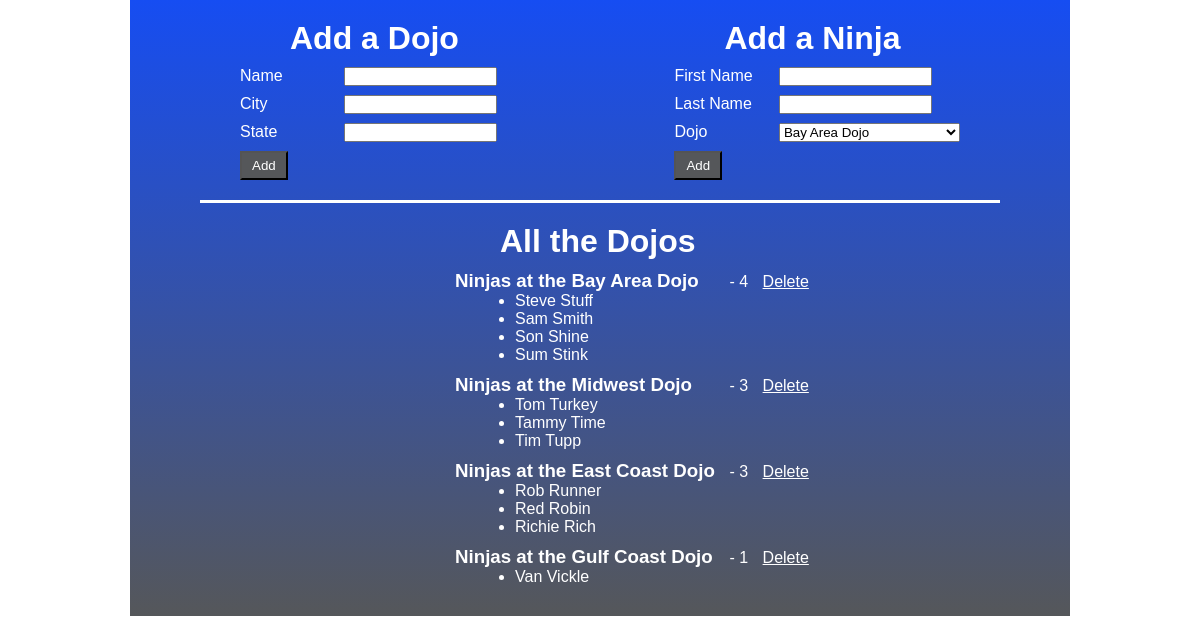
The page / on the database its author committed.
### dojo_ninjas_app/models.py (models this page shows)
class Dojo(models.Model):
    name=models.CharField(max_length=255)
    city=models.CharField(max_length=255)
    state=models.CharField(max_length=255)
    desc=models.TextField(default='old dojo')
    created_at=models.DateTimeField(auto_now_add=True)
    updated_at=models.DateTimeField(auto_now=True)

class Ninja(models.Model):
    first_name=models.CharField(max_length=255)
    last_name=models.CharField(max_length=255)
    dojo_id=models.ForeignKey(Dojo, related_name='all_students', on_delete=models.CASCADE)
    created_at=models.DateTimeField(auto_now_add=True)
    updated_at=models.DateTimeField(auto_now=True)

### dojo_ninjas_app/views.py (the view)
# urls.py: path('', views.index),
def index(request):
    context ={
        'dojos': Dojo.objects.all(),
    }
    return render(request, 'index.html', context)

### dojo_ninjas_app/templates/index.html (shortened to what this page needs)
<!DOCTYPE html>
<html lang="en">
<head>
    {% load static %}
    <link rel='stylesheet' href="{% static 'style.css' %}">
</head>
<body>
    <div id='wrapper'>
        <div class='form_section'>
            <h1>Add a Dojo</h1>
            <form action='/create_dojo' method='POST'>
                <label>Name</label>
                <input type='text' name='name'><br>
                <label>City</label>
                <input type='text' name='city'><br>
                <label>State</label>
                <input type='text' name='state'><br>
                <input type='submit' class ='add_button' value='Add'>
            </form>
        </div>
        <div class='form_section'>
            <h1>Add a Ninja</h1>
            <form action='/create_ninja' method='POST'>
                <label>First Name</label>
                <input type='text' name='first_name'><br>
                <label>Last Name</label>
                <input type='text' name='last_name'><br>
                <label>Dojo</label>
                <select name='dojo'>
                    {% for dojo in dojos %}
                    <option value='{{dojo.id}}'>{{dojo.name}} Dojo</option>
                    {% endfor %}
                </select><br>
                <input type='submit' class='add_button' value='Add'>
            </form>
        </div>
        <div id='display_dojos'>
            <h1>All the Dojos</h1>
            {% for dojo in dojos  %}
            <h3>Ninjas at the {{dojo.name}} Dojo</h3>
            <p> - {{dojo.all_students.count}}</p>
            <a href="/delete/{{dojo.id}}">Delete</a>
            <ul>
                {% for ninja in dojo.all_students.all %}
                <li>{{ninja.first_name}} {{ninja.last_name}}</li>
                {% endfor %}
            </ul>
            {% endfor %}
        </div>
    </div>
</body>
</html>

### dojo_ninjas_app/static/style.css (style rules this page uses)
* { margin: 0; padding: 0; color: white; font-family: Geneva, Tahoma, sans-serif; }
#wrapper { width: 900px; margin: 0 auto; background-image: linear-gradient(#164df2, #55575a); padding: 20px; }
.form_section { width: 340px; display: inline-block; margin-left: 90px; margin-bottom: 20px; }
h1 { margin-left: 50px; padding-bottom: 10px; }
label { display: inline-block; width: 100px; margin-bottom: 10px; }
input, select { color: black; }
select { width: 181px; }
.add_button { background-color: #55575a; padding: 5px 10px; color: white; }
#display_dojos { border-top: 3px solid white; width: 800px; margin: 0 auto; padding-top: 20px; }
#display_dojos h1 { margin-left: 300px; }
h3 { margin-left: 255px; display: inline-block; font-weight: bolder; width: 270px; }
p { display: inline-block; margin-right: 10px; }
ul { margin-left: 315px; margin-bottom: 10px; }

### rows shown on the page
Dojo: name "Bay Area", all_students.count "4"
Ninja: first_name "Steve", last_name "Stuff"
Ninja: first_name "Sam", last_name "Smith"
Ninja: first_name "Son", last_name "Shine"
Ninja: first_name "Sum", last_name "Stink"
Dojo: name "Midwest", all_students.count "3"
Ninja: first_name "Tom", last_name "Turkey"
Ninja: first_name "Tammy", last_name "Time"
Ninja: first_name "Tim", last_name "Tupp"
Dojo: name "East Coast", all_students.count "3"
Ninja: first_name "Rob", last_name "Runner"
Ninja: first_name "Red", last_name "Robin"
Ninja: first_name "Richie", last_name "Rich"
Dojo: name "Gulf Coast", all_students.count "1"
Ninja: first_name "Van", last_name "Vickle"

### other values the page prints
form field dojo "Bay Area Dojo"
